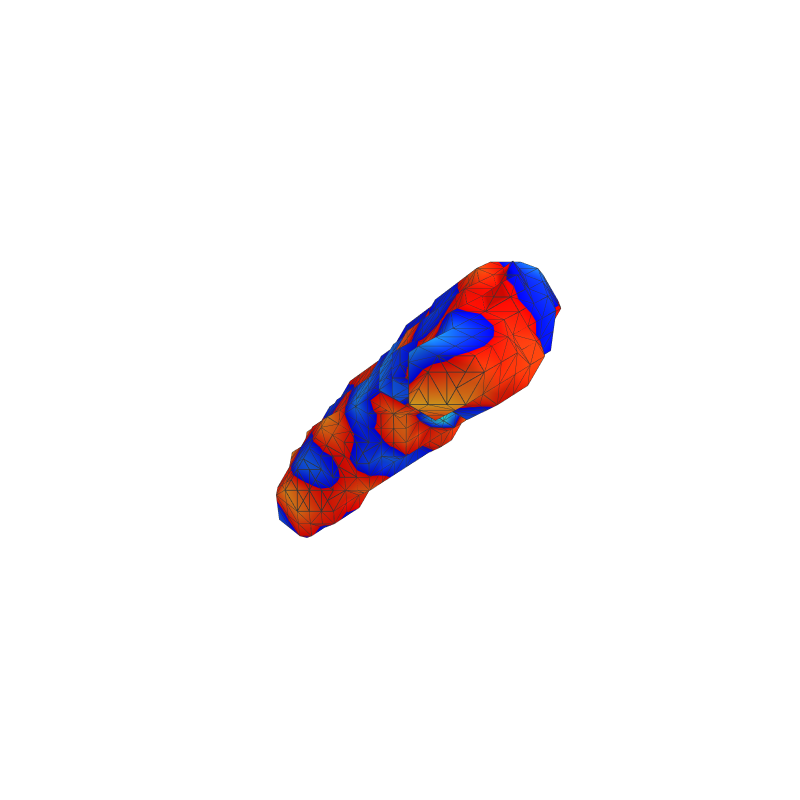

Notebook code cell kept with this figure:
### Code cell
plot_tet_mesh(volser.geometry, vfunc=volser.emodes[:, 90], plot_edges=True)

### Figure 1 — Plotly figure (JSON) as saved in the notebook; plotly's stock layout.template omitted (floating-point values rounded to 4 significant figures; data arrays with more than 128 entries replaced by an {"elided": "..."} marker saying what was removed)
{"data": [{"colorscale": [[0, "rgb(51, 255, 255)"], [0.5093, "rgb(0, 0, 255)"], [0.5093, "rgb(190, 210, 220)"], [0.5113, "rgb(190, 210, 220)"], [0.5113, "rgb(255, 0, 0)"], [1, "rgb(255, 255, 51)"]], "flatshading": false, "i": {"elided": "2056 int values"}, "intensity": {"elided": "1449 float values"}, "j": {"elided": "2056 int values"}, "k": {"elided": "2056 int values"}, "showscale": false, "type": "mesh3d", "x": {"elided": "1449 float values"}, "y": {"elided": "1449 float values"}, "z": {"elided": "1449 float values"}}, {"line": {"color": "rgb(50,50,50)", "width": 1.5}, "mode": "lines", "type": "scatter3d", "x": {"elided": "10280 float values"}, "y": {"elided": "10280 float values"}, "z": {"elided": "10280 float values"}}], "layout": {"height": 800, "scene": {"xaxis": {"showbackground": false, "showgrid": false, "showline": false, "showticklabels": false, "title": {"text": ""}, "zeroline": false}, "yaxis": {"showbackground": false, "showgrid": false, "showline": false, "showticklabels": false, "title": {"text": ""}, "zeroline": false}, "zaxis": {"showbackground": false, "showgrid": false, "showline": false, "showticklabels": false, "title": {"text": ""}, "zeroline": false}}, "width": 800}}
